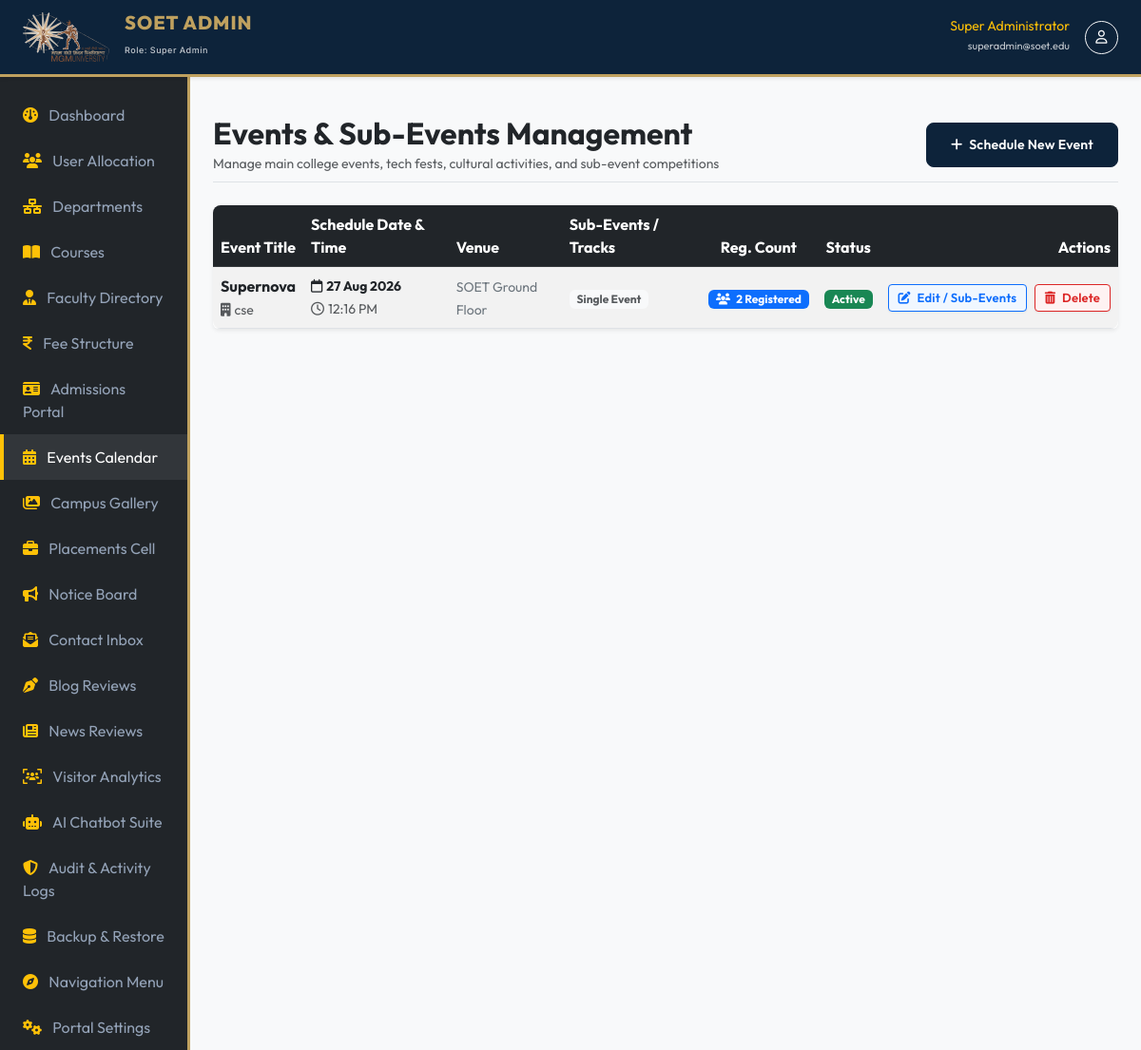
Page /admin/modules/events.php (signed in) on the earlier database version.
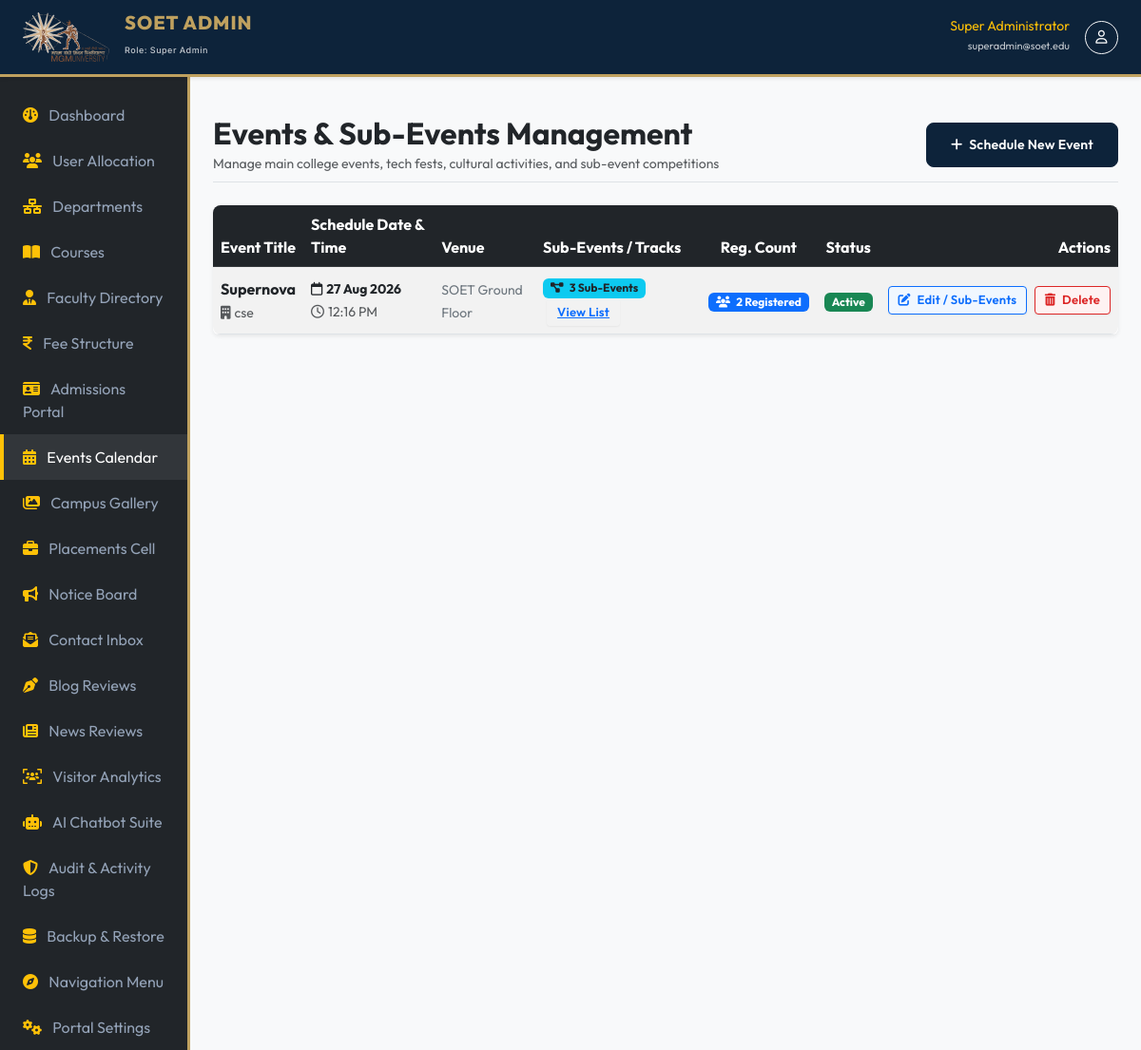
Same page on the later database version.
### tables this page shows
CREATE TABLE `events` (
  `id` int(11) NOT NULL AUTO_INCREMENT,
  `title` varchar(150) NOT NULL,
  `description` text NOT NULL,
  `event_date` date NOT NULL,
  `event_time` time NOT NULL,
  `venue` varchar(150) NOT NULL,
  `organizer` varchar(100) NOT NULL,
  `image_path` varchar(255) DEFAULT NULL,
  `registration_required` tinyint(1) DEFAULT 0,
  `is_active` tinyint(1) DEFAULT 1,
  `created_at` timestamp NOT NULL DEFAULT current_timestamp(),
  PRIMARY KEY (`id`),
  KEY `idx_active_date` (`is_active`,`event_date`)
);

### core/Database.php (called while the page is built, shortened)
<?php
class Database
{
    private static ?Database $instance = null;
    private PDO $pdo;
    private function __construct()
    {
        $options = [
            PDO::ATTR_ERRMODE            => PDO::ERRMODE_EXCEPTION,
            PDO::ATTR_DEFAULT_FETCH_MODE => PDO::FETCH_ASSOC,
            PDO::ATTR_EMULATE_PREPARES   => false,
            PDO::ATTR_TIMEOUT            => 3,
        ];
        $primaryHost = defined('DB_HOST') ? DB_HOST : '127.0.0.1;port=3307';
        $dbName = defined('DB_NAME') ? DB_NAME : 'soet_college';
        $dbUser = defined('DB_USER') ? DB_USER : 'root';
        $dbPass = defined('DB_PASS') ? DB_PASS : '';
        $charset = defined('DB_CHARSET') ? DB_CHARSET : 'utf8mb4';
        $dsnCandidates = [
            'mysql:host=' . $primaryHost . ';dbname=' . $dbName . ';charset=' . $charset,
            'mysql:host=127.0.0.1;port=3307;dbname=' . $dbName . ';charset=' . $charset,
            'mysql:host=127.0.0.1;port=3306;dbname=' . $dbName . ';charset=' . $charset,
            'mysql:host=localhost;dbname=' . $dbName . ';charset=' . $charset,
            'mysql:host=127.0.0.1;dbname=' . $dbName . ';charset=' . $charset
        ];
        foreach (array_unique($dsnCandidates) as $dsn) {
            try {
                $this->pdo = new PDO($dsn, $dbUser, $dbPass, $options);
                return;
            } catch (PDOException $e) {
                $lastException = $e;
            }
        }
    }
    public static function getInstance(): Database
    {
        if (self::$instance === null) {
            self::$instance = new self();
        }
        return self::$instance;
    }
    public function query(string $sql, array $params = []): PDOStatement
    {
        $stmt = $this->pdo->prepare($sql);
        $stmt->execute($params);
        return $stmt;
    }
    public function fetchAll(string $sql, array $params = []): array
    {
        return $this->query($sql, $params)->fetchAll();
    }
}

### admin/modules/events.php (the view, shortened to what the changed rows need)
<?php
include_once __DIR__ . '/../includes/header.php';
$db = Database::getInstance();
$action = isset($_GET['action']) ? $_GET['action'] : 'list';
$events = $db->fetchAll(
    "SELECT e.*,
            (SELECT COUNT(*) FROM event_registrations WHERE event_id = e.id) as reg_count,
            (SELECT COUNT(*) FROM sub_events WHERE event_id = e.id AND is_active = 1) as sub_count
     FROM events e ORDER BY e.event_date DESC"
);
?>
<div class="d-flex justify-content-between align-items-center pt-3 pb-2 mb-4 border-bottom">
    <div>
        <h1 class="h2 fw-bold text-primary-color mb-0">Events & Sub-Events Management</h1>
    </div>
</div>
<?php if ($action === 'list'): ?>
    <div class="card border-0 shadow-sm">
        <div class="card-body p-0">
            <div class="table-responsive">
                <table class="table table-striped table-hover align-middle mb-0">
                    <thead class="table-dark">
                        <tr>
                            <th>Event Title</th>
                            <th>Schedule Date & Time</th>
                            <th>Venue</th>
                            <th>Sub-Events / Tracks</th>
                            <th class="text-center">Reg. Count</th>
                            <th class="text-center">Status</th>
                            <th class="text-end">Actions</th>
                        </tr>
                    </thead>
                    <tbody>
                        <?php if (empty($events)): ?>
                            <tr>
                                <td colspan="7" class="text-center text-muted p-4">No events scheduled.</td>
                            </tr>
                        <?php else: ?>
                            <?php foreach ($events as $ev): ?>
                                <tr>
                                    <td>
                                        <div class="fw-bold text-primary-color"><?php echo htmlspecialchars($ev['title']); ?></div>
                                        <small class="text-muted"><i class="fa-solid fa-building me-1"></i><?php echo htmlspecialchars($ev['organizer']); ?></small>
                                    </td>
                                    <td>
                                        <small class="d-block fw-bold"><i class="fa-regular fa-calendar me-1"></i><?php echo formatDate($ev['event_date']); ?></small>
                                        <small class="text-muted"><i class="fa-regular fa-clock me-1"></i><?php echo date('h:i A', strtotime($ev['event_time'])); ?></small>
                                    </td>
                                    <td><span class="small text-secondary"><?php echo htmlspecialchars($ev['venue']); ?></span></td>
                                    <td>
                                        <?php if ($ev['sub_count'] > 0): ?>
                                            <span class="badge bg-info text-dark font-semibold"><i class="fa-solid fa-diagram-project me-1"></i> <?php echo $ev['sub_count']; ?> Sub-Events</span>
                                            <button type="button" class="btn btn-link btn-sm p-0 ms-1" data-bs-toggle="modal" data-bs-target="#modalSubEvents<?php echo $ev['id']; ?>">View List</button>
                                        <?php else: ?>
                                            <span class="badge bg-light text-muted">Single Event</span>
                                        <?php endif; ?>
                                    </td>
                                    <td class="text-center">
                                        <?php if ($ev['registration_required']): ?>
                                            <a href="events.php?action=registrations&id=<?php echo $ev['id']; ?>" class="badge bg-primary text-decoration-none px-2 py-1">
                                                <i class="fa-solid fa-users me-1"></i> <?php echo $ev['reg_count']; ?> Registered
                                            </a>
                                        <?php else: ?>
                                            <span class="badge bg-light text-muted">Public/Open</span>
                                        <?php endif; ?>
                                    </td>
                                    <td class="text-center"><?php echo statusBadge($ev['is_active'] ? 'active' : 'inactive'); ?></td>
                                    <td class="text-end text-nowrap">
                                        <a href="events.php?action=edit&id=<?php echo $ev['id']; ?>" class="btn btn-sm btn-outline-primary font-semibold me-1"><i class="fa-solid fa-pen-to-square me-1"></i> Edit / Sub-Events</a>
                                        <a href="events.php?action=delete&id=<?php echo $ev['id']; ?>" class="btn btn-sm btn-outline-danger btn-delete-confirm font-semibold" onclick="return confirm('Delete event and all its sub-events?');"><i class="fa-solid fa-trash-can me-1"></i> Delete</a>
                                    </td>
                                </tr>
                            <?php endforeach; ?>
                        <?php endif; ?>
                    </tbody>
                </table>
            </div>
        </div>
    </div>
<?php endif; ?>
<?php include_once __DIR__ . '/../includes/footer.php'; ?>

### includes/functions.php (shortened to what the changed rows need)
<?php
function formatDate(?string $date, string $format = 'd M Y'): string
{
    return date($format, strtotime($date));
}
function statusBadge(string $status): string
{
    $colors = [
        'pending' => 'warning', 'submitted' => 'info', 'under_review' => 'primary',
        'approved' => 'success', 'published' => 'success', 'rejected' => 'danger',
        'returned' => 'secondary', 'draft' => 'light', 'verified' => 'info',
        'active' => 'success', 'inactive' => 'secondary', 'unread' => 'danger', 'read' => 'success',
    ];
    $color = $colors[$status] ?? 'secondary';
    return '<span class="badge bg-' . $color . '">' . ucfirst(str_replace('_', ' ', $status)) . '</span>';
}

Differences in the rows shown:
changed events "Supernova": sub_count (not shown) → "3"; text "Single Event" → "Sub-Events View List"
